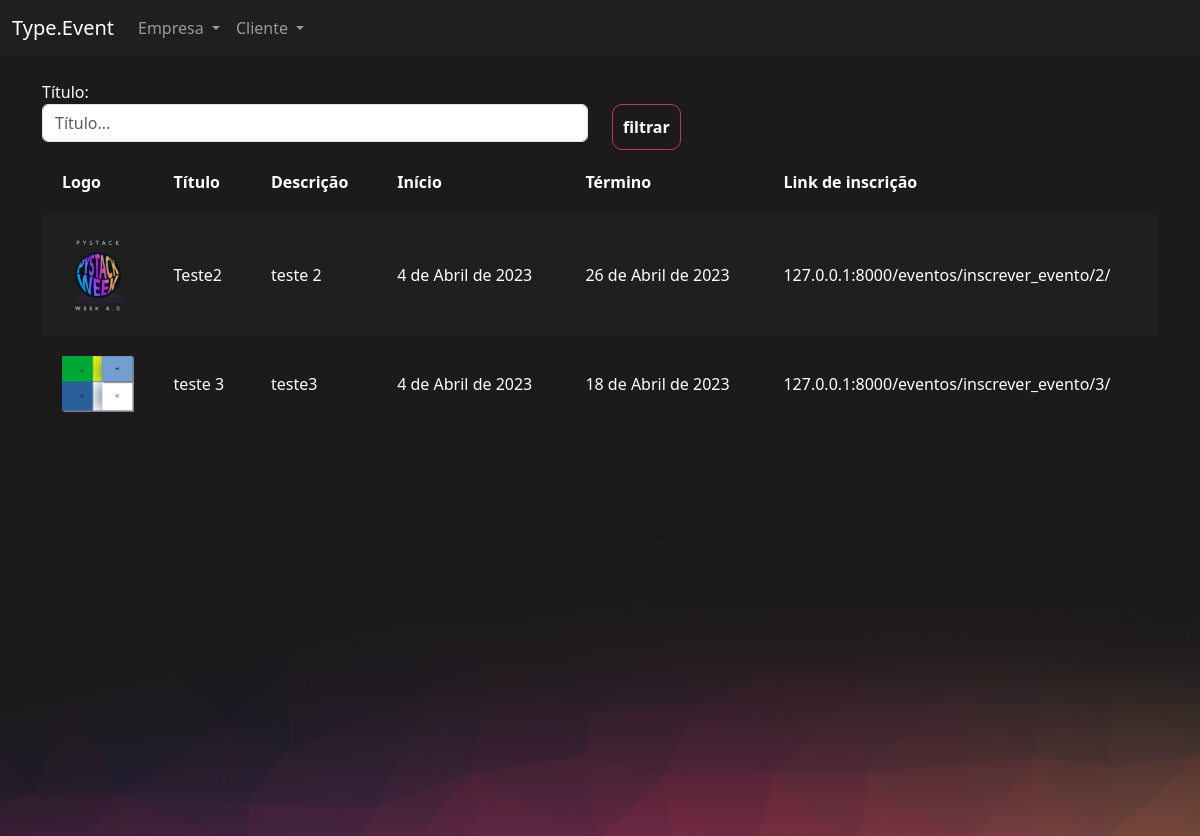
The page /eventos/gerenciar_evento/ (signed in) on the database its author committed.
### eventos/models.py (models this page shows, shortened)
class Evento(models.Model):
    criador = models.ForeignKey(User, on_delete=models.DO_NOTHING, null=True, blank=True)
    nome = models.CharField(max_length=200)
    descricao = models.TextField()
    data_inicio = models.DateField()
    data_termino = models.DateField()
    carga_horaria = models.IntegerField()
    logo = models.FileField(upload_to="logos")
    participantes = models.ManyToManyField(User, related_name="evento_participante", null=True, blank=True)
    cor_principal = models.CharField(max_length=7)
    cor_secundaria = models.CharField(max_length=7)
    cor_fundo = models.CharField(max_length=7)

### eventos/views.py (the view)
# urls.py: path('gerenciar_evento/', views.gerenciar_evento, name="gerenciar_evento"),
@login_required
def gerenciar_evento(request):
    if request.method == "GET":
        nome = request.GET.get('nome')
        eventos = Evento.objects.filter(criador=request.user)
        if nome:
            eventos = eventos.filter(nome__contains=nome)
        return render(request, 'gerenciar_evento.html', {'eventos': eventos})

### eventos/templates/gerenciar_evento.html (shortened to what this page needs)
{% extends "bases/base_evento.html" %}
{% load static %}
{% block 'importacoes' %}
    <link href="{% static 'evento/css/gerenciar_evento.css' %}" rel="stylesheet">
{% endblock %}
{% block 'conteudo' %}
    <div class="container">
        <br>
        <div class="row">
            <div class="col-md">
                <form action="{% url 'gerenciar_evento' %}" method="GET">
                <label>Título:</label>
                <input type="text" placeholder="Título..." class="form-control" name="nome">
            </div>
            <div class="col-md">
                <br>
                <input type="submit" class="btn-principal" value="filtrar">
            </div>
        </div>
        <table>
            <tr>
                <th>Logo</th>
                <th>Título</th>
                <th>Descrição</th>
                <th>Início</th>
                <th>Término</th>
                <th>Link de inscrição</th>
            </tr>
            {% for evento in eventos %}
                <tr class="{% cycle 'linha' 'linha2' %}">
                    <td width="10%"><a href="{% url 'participantes_evento' evento.id %}"><img width="100%" src="/media/{{evento.logo}}"></a></td>
                    <td>{{evento.nome}}</td>
                    <td>{{evento.descricao}}</td>
                    <td>{{evento.data_inicio}}</td>
                    <td>{{evento.data_termino}}</td>
                    <td>127.0.0.1:8000/eventos/inscrever_evento/{{evento.id}}/</td>
                </tr>
            {% endfor %}
        </table>
    </div>
{% endblock %}

### templates/bases/base_evento.html (shortened to what this page needs)
{% extends 'bases/base.html' %}
{% load static %}
{% block 'head' %}
    {% block 'importacoes' %}{% endblock %}
    <link href="{% static 'evento/css/evento.css' %}" rel="stylesheet">
    <link href="{% static 'usuarios/css/usuarios.css' %}" rel="stylesheet">
{% endblock %}
{% block 'body' %}
    <nav class="navbar navbar-expand-lg bg-body-tertiary navbar-color" data-bs-theme="dark">
        <div class="container-fluid">
            <a class="navbar-brand" href="#">Type.Event</a>
            <div class="collapse navbar-collapse" id="navbarNavDropdown">
            <ul class="navbar-nav">
                <li class="nav-item dropdown">
                    <a class="nav-link dropdown-toggle" href="#" role="button" data-bs-toggle="dropdown" aria-expanded="false">
                        Empresa
                    </a>
                </li>
                <li class="nav-item dropdown">
                    <a class="nav-link dropdown-toggle" href="#" role="button" data-bs-toggle="dropdown" aria-expanded="false">
                        Cliente
                    </a>
                </li>
            </ul>
            </div>
        </div>
    </nav>
    <div style="min-height: 60vh">
        {% block 'conteudo' %}
        {% endblock %}
    </div>
    <div class="fundo-pagina">
    </div>
{% endblock %}

### templates/bases/base.html (shortened to what this page needs)
{% load static %}
<!doctype html>
<html lang="en">
  <head>
    <link href="{% static 'geral/css/base.css' %}" rel="stylesheet">
    <link href="https://cdn.jsdelivr.net/npm/bootstrap@5.3.0-alpha1/dist/css/bootstrap.min.css" rel="stylesheet">
    {% block 'head' %}{% endblock %}
  </head>
  <body>
    {% block 'body' %}{% endblock %}
  </body>
</html>

### templates/static/geral/css/base.css (style rules this page uses)
body { color: white !important; }
:root { --main-color: #201F1F; --dark-color: #1C1A1A; --contrast-color: #BE375F; --differential-color: #ED8554; }

### templates/static/evento/css/gerenciar_evento.css (style rules this page uses)
table { width: 100%; padding: 20px; }
.linha { height: 40px; background-color: var(--main-color); padding: 20px; }
td, th { padding: 20px; }

### templates/static/evento/css/evento.css (style rules this page uses)
.navbar-color { background-color: #201F1F !important; }
body { background-color: #1C1A1A; }
.fundo-pagina { background-image: url('/static/evento/img/fundo_pagina.png'); height: 300px; background-size: cover; }

### templates/static/usuarios/css/usuarios.css (style rules this page uses)
.btn-principal { background-color: transparent; border: 1px solid var(--contrast-color); color: white; padding: 10px; border-radius: 10px; font-weight: bold; }

### rows shown on the page
Evento: logo (picture), nome "Teste2", descricao "teste 2", data_inicio "4 de Abril de 2023", data_termino "26 de Abril de 2023", id "2"
Evento: logo (picture), nome "teste 3", descricao "teste3", data_inicio "4 de Abril de 2023", data_termino "18 de Abril de 2023", id "3"
